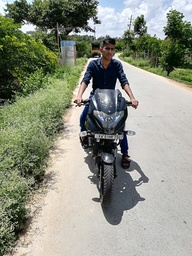
#> input picture input/akash.jpg, 192 x 256 px, shrunk from 712 x 950 before the run, found by its file name
$ python DCT.py
#> lines starting #> are read from the running program, lines starting #| are printed output that depends on the picture
### zigzag.py
#coding:utf-8

# Zigzag扫描矩阵：
# 参数是任何大小的二维矩阵，不一定要是严格的正方形
# Function返回一个1×（m * n）的数组，其中m和n是输入矩阵的大小

import numpy as np

def zigzag(input):
    # 变量初始化
    #----------------------------------
    h = 0
    v = 0

    vmin = 0
    hmin = 0

    vmax = input.shape[0]
    hmax = input.shape[1]

    i = 0

    output = np.zeros(( vmax * hmax))
    #----------------------------------

    while ((v < vmax) and (h < hmax)):

        if ((h + v) % 2) == 0:                 # going up

            if (v == vmin):
            	#print(1)
                output[i] = input[v, h]        # if we got to the first line

                if (h == hmax):
                    v = v + 1
                else:
                    h = h + 1

                i = i + 1

            elif ((h == hmax -1 ) and (v < vmax)):   # if we got to the last column
            	#print(2)
            	output[i] = input[v, h]
            	v = v + 1
            	i = i + 1

            elif ((v > vmin) and (h < hmax -1 )):    # all other cases
            	#print(3)
            	output[i] = input[v, h]
            	v = v - 1
            	h = h + 1
            	i = i + 1


        else:                                    # going down

        	if ((v == vmax -1) and (h <= hmax -1)):       # if we got to the last line
        		#print(4)
        		output[i] = input[v, h]
        		h = h + 1
        		i = i + 1

        	elif (h == hmin):                  # if we got to the first column
        		#print(5)
        		output[i] = input[v, h]

        		if (v == vmax -1):
        			h = h + 1
        		else:
        			v = v + 1

        		i = i + 1

        	elif ((v < vmax -1) and (h > hmin)):     # all other cases
        		#print(6)
        		output[i] = input[v, h]
        		v = v + 1
        		h = h - 1
        		i = i + 1


        if ((v == vmax-1) and (h == hmax-1)):          # bottom right element
        	#print(7)
        	output[i] = input[v, h]
        	break

    #print ('v:',v,', h:',h,', i:',i)
    return output


# 矩阵的逆锯齿形扫描：
# 参数是：1× m * n的数组，其中m＆n是输出矩阵的垂直和水平尺寸。
# Function返回定义大小的二维矩阵，由zigzag方法收集的输入数组项组成。

# [78 lines left out: function inverse_zigzag, not called in this run]

### DCT.py
#coding:utf-8
import cv2
import numpy as np
import math
from zigzag import *

#--------------------------------------------------------------------------
def get_run_length_encoding(img_arr):
    i = 0
    skip = 0
    stream = []
    bitstream = ""
    img_arr = img_arr.astype(int)

    while i < img_arr.shape[0]:
        #img_arr.shape[0]
        if img_arr[i] != 0:
            stream.append((img_arr[i],skip))
            bitstream = bitstream + str(img_arr[i])+ " " +str(skip)+ " "
            skip = 0
        else:
            skip = skip + 1
        i = i + 1

    return bitstream

#------------------------------------------------------------------------------------


block_size = 8
# Q-Matrix
QUANTIZATION_MAT = np.array([[16,11,10,16,24,40,51,61],[12,12,14,19,26,58,60,55],[14,13,16,24,40,57,69,56 ],[14,17,22,29,51,87,80,62],[18,22,37,56,68,109,103,77],[24,35,55,64,81,104,113,92],[49,64,78,87,103,121,120,101],[72,92,95,98,112,100,103,99]])

img = cv2.imread('akash.jpg')
#> img is the input picture: shape (256, 192, 3); mean B, G, R 132, 146.3, 142.6

(B, G, R) = cv2.split(img)
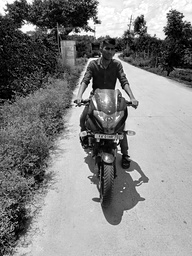
#> B: shape (256, 192); min 0, max 255, mean 132
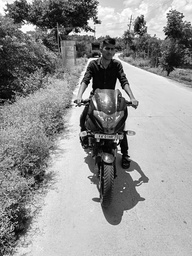
#> G: shape (256, 192); min 0, max 255, mean 146.3
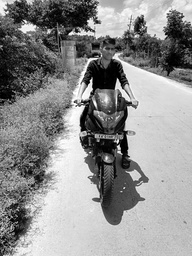
#> R: shape (256, 192); min 0, max 255, mean 142.6

#-----------------------------------------------------------------------------------


[h , w , ch] = img.shape
#> h = 256; w = 192; ch = 3

height = h
#> height = 256
width = w
#> width = 192
h = np.float32(h)
w = np.float32(w)

#math.ceil上
nbh = math.ceil(h/block_size)
#> nbh = 32
nbh = np.int32(nbh)
nbw = math.ceil(w/block_size)
#> nbw = 24
nbw = np.int32(nbw)

#
H =  block_size * nbh
#> H = 256
W =  block_size * nbw
#> W = 192

#
padded_R = np.zeros((H,W))
padded_G = np.zeros((H,W))
padded_B = np.zeros((H,W))

#将imgpadded_img [0：h，0：w]
padded_R[0:height,0:width] = R[0:height,0:width]
padded_G[0:height,0:width] = G[0:height,0:width]
padded_B[0:height,0:width] = B[0:height,0:width]

# [9 lines of commented-out code are left out]
for i in range(nbh):


        row_ind_1 = i*block_size
        row_ind_2 = row_ind_1+block_size

        for j in range(nbw):


            col_ind_1 = j*block_size
            col_ind_2 = col_ind_1+block_size


            blockR = padded_R[ row_ind_1 : row_ind_2 , col_ind_1 : col_ind_2 ]
            blockB = padded_B[ row_ind_1 : row_ind_2 , col_ind_1 : col_ind_2 ]
            blockG = padded_G[ row_ind_1 : row_ind_2 , col_ind_1 : col_ind_2 ]


            DCTR = cv2.dct(blockR)
            DCTB = cv2.dct(blockB)
            DCTG = cv2.dct(blockG)


            DCTR_normalized = np.divide(DCTR,QUANTIZATION_MAT).astype(int)
            DCTB_normalized = np.divide(DCTB,QUANTIZATION_MAT).astype(int)
            DCTG_normalized = np.divide(DCTG,QUANTIZATION_MAT).astype(int)

            #通过调用zigzag
            reorderedR = zigzag(DCTR_normalized)
            reorderedB = zigzag(DCTB_normalized)
            reorderedG = zigzag(DCTG_normalized)
            # [10 lines of commented-out code are left out]
            reshapedR= np.reshape(reorderedR, (block_size, block_size))
            reshapedB= np.reshape(reorderedB, (block_size, block_size))
            reshapedG= np.reshape(reorderedG, (block_size, block_size))

            #padded_img
            padded_R[row_ind_1 : row_ind_2 , col_ind_1 : col_ind_2] = reshapedR
            padded_B[row_ind_1 : row_ind_2 , col_ind_1 : col_ind_2] = reshapedB
            padded_G[row_ind_1 : row_ind_2 , col_ind_1 : col_ind_2] = reshapedG
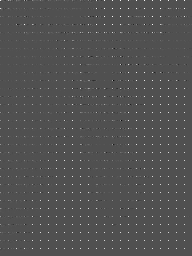
#> padded_B: shape (256, 192) float64; min -58, max 125, mean 1; drawn with min black and max white

# [11 lines of commented-out code are left out]
arrangedR = padded_R.flatten()
arrangedB = padded_B.flatten()
arrangedG = padded_G.flatten()

# [7 lines of commented-out code are left out]

bitstreamR = get_run_length_encoding(arrangedR)
bitstreamB = get_run_length_encoding(arrangedB)
bitstreamG = get_run_length_encoding(arrangedG)

#
bitstreamR = str(padded_R.shape[0]) + " " + str(padded_R.shape[1]) + " " + bitstreamR + ";"
bitstreamB = str(padded_B.shape[0]) + " " + str(padded_B.shape[1]) + " " + bitstreamB + ";"
bitstreamG = str(padded_G.shape[0]) + " " + str(padded_G.shape[1]) + " " + bitstreamG + ";"

#image.txt
file1 = open("imageR.txt","w")
file1.write(bitstreamR)
file1.close()
file1 = open("imageB.txt","w")
file1.write(bitstreamB)
file1.close()
file1 = open("imageG.txt","w")
file1.write(bitstreamG)
file1.close()
cv2.waitKey(0)
cv2.destroyAllWindows()

print("Completed ")
